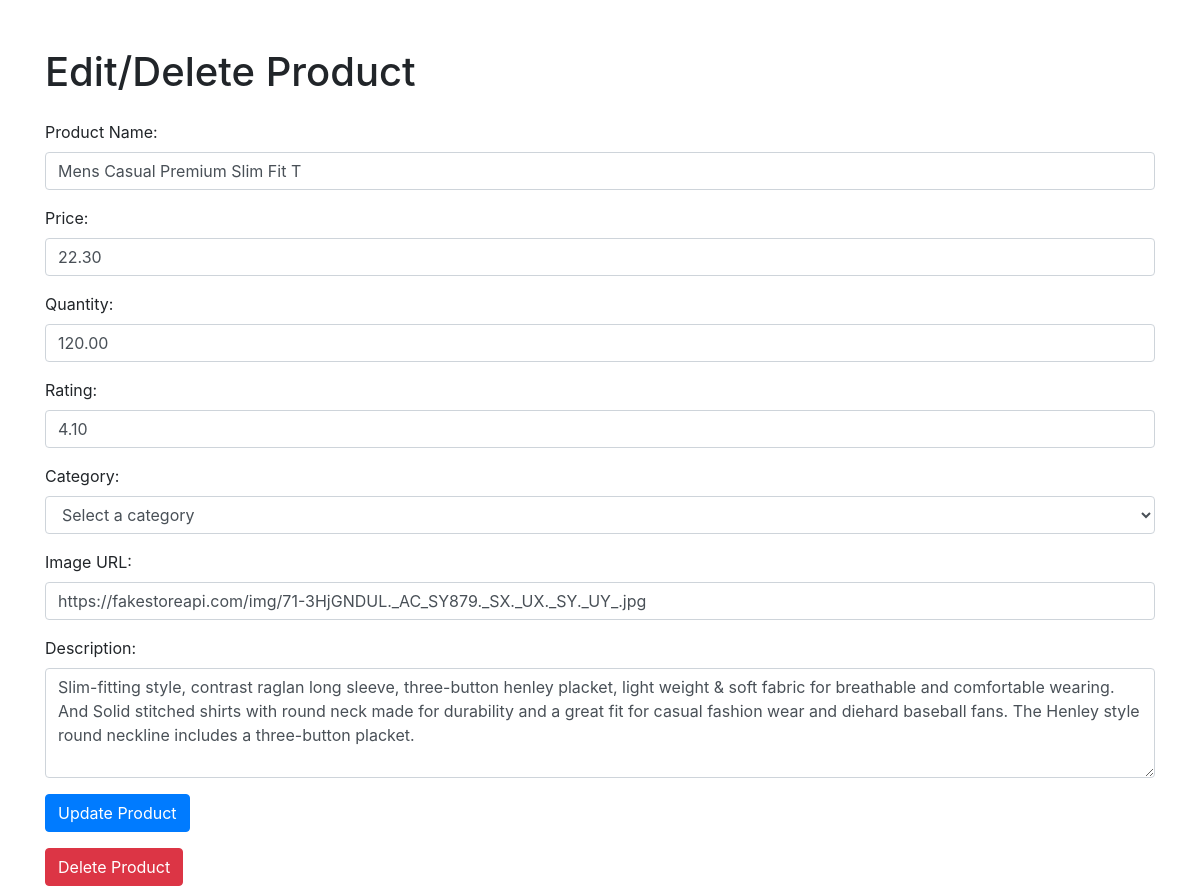
/editProduct.php?id=41, run on the app's committed database.
### tables this page shows
CREATE TABLE `products` (
  `productID` int(6) UNSIGNED NOT NULL,
  `productName` varchar(30) NOT NULL,
  `price` decimal(10,2) NOT NULL,
  `img` varchar(600) DEFAULT NULL,
  `dct` varchar(600) DEFAULT NULL,
  `category` varchar(60) DEFAULT NULL,
  `rate` decimal(10,2) DEFAULT NULL,
  `quantity` decimal(10,2) NOT NULL
);

### editProduct.php (the view, shortened to what this page needs)
<!DOCTYPE html>
<html lang="en">
<head>
    <link href="https://stackpath.bootstrapcdn.com/bootstrap/4.5.2/css/bootstrap.min.css" rel="stylesheet">
</head>
<body>
    <div class="container mt-5">
        <h1 class="mb-4">Edit/Delete Product</h1>
        <?php
        $servername = "localhost";
        $username = "root";
        $password = "";
        $dbname = "OnlineStore";
        $conn = new mysqli($servername, $username, $password, $dbname);
        if (isset($_GET["id"])) {
            $productId = $_GET["id"];
            $sql = "SELECT * FROM products WHERE productID=$productId";
            $result = $conn->query($sql);
            if ($result->num_rows > 0) {
                $product = $result->fetch_assoc();
            } else {
                echo '<div class="alert alert-danger" role="alert">Product not found</div>';
                exit;
            }
        } else {
            echo '<div class="alert alert-danger" role="alert">Product ID not provided</div>';
            exit;
        }
        ?>
        <form method="post" action="">
            <div class="form-group">
                <label for="product_name">Product Name:</label>
                <input type="text" class="form-control" name="product_name" value="<?php echo $product["productName"]; ?>" required>
            </div>
            <div class="form-group">
                <label for="price">Price:</label>
                <input type="number" step="0.01" class="form-control" name="price" value="<?php echo $product["price"]; ?>" required>
            </div>
            <div class="form-group">
                <label for="quantity">Quantity:</label>
                <input type="number" class="form-control" name="quantity" value="<?php echo $product["quantity"]; ?>" required>
            </div>
            <div class="form-group">
                <label for="rate">Rating:</label>
                <input type="number" step="0.1" class="form-control" name="rate" value="<?php echo $product["rate"]; ?>" required>
            </div>
            <div class="form-group">
                <label for="category">Category:</label>
                <select class="form-control" id="category" name="category" required>
                    <option value="">Select a category</option>
                </select>
            </div>
            <div class="form-group">
                <label for="img">Image URL:</label>
                <input type="text" class="form-control" name="img" value="<?php echo $product["img"]; ?>" required>
            </div>
            <div class="form-group">
                <label for="description">Description:</label>
                <textarea class="form-control" name="description" rows="4" required><?php echo $product["dct"]; ?></textarea>
            </div>
            <button type="submit" class="btn btn-primary">Update Product</button>
        </form>
        <form method="post" action="">
            <button type="submit" class="btn btn-danger mt-3" onclick="return confirm('Are you sure you want to delete this product?')">Delete Product</button>
        </form>
    </div>
</body>
</html>

### data on the page
products: product_name "Mens Casual Premium Slim Fit T", price "22.30", quantity "120.00", rate "4.10", img "https://fakestoreapi.com/img/71-3HjGNDUL._AC_SY879._SX._UX._SY._UY_.jpg", description "Slim-fitting style, contrast raglan long sleeve, three-button henley placket, light weight & soft fabric for breathable and comfortable wearing. And Solid stitched shirts with round neck made for durability and a great fit for casual fashion wear and diehard baseball fans. The Henley style round neckline includes a three-button placket."
